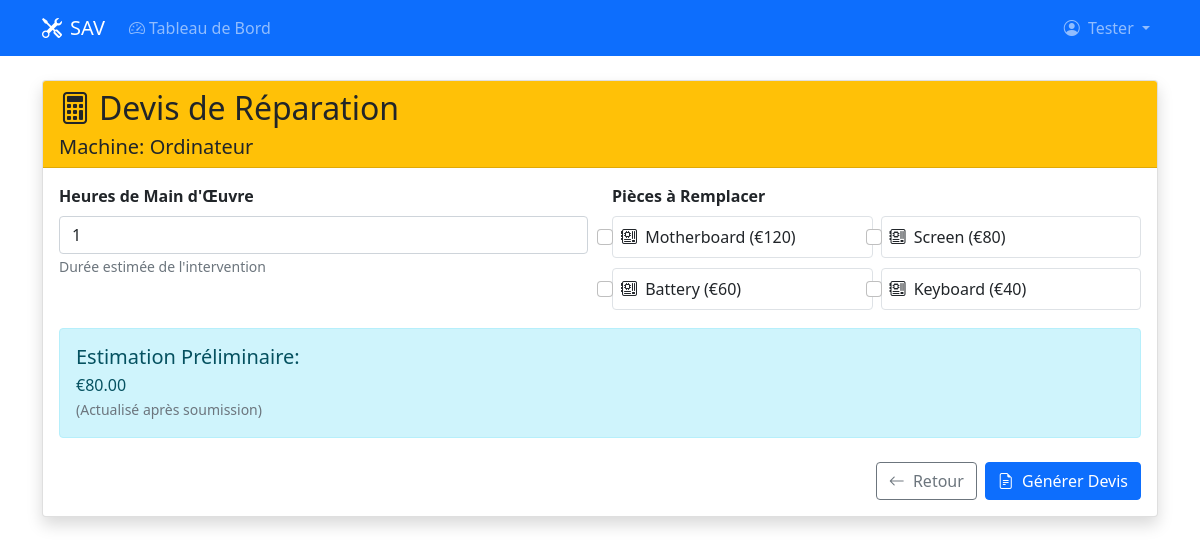
The app's page /technicien/demande/1/prix/ (signed in) with its own data.
### Appli_SAV/models.py (models this page shows, shortened)
class CustomUser(AbstractUser):
    num_tele = models.CharField(max_length=15, blank=True, null=True)

class DemandeReparation(models.Model):
    machine = models.ForeignKey(Machine, on_delete=models.CASCADE, related_name='demandes')
    description = models.TextField()
    date_creation = models.DateTimeField(auto_now_add=True)
    date_validation = models.DateTimeField(null=True, blank=True)
    prix = models.DecimalField(max_digits=10, decimal_places=2, null=True, blank=True)

class Machine(models.Model):
    client = models.ForeignKey(Client, on_delete=models.CASCADE, related_name='machines')
    machine_type = models.CharField(  # Renamed from 'type' for clarity
        max_length=20,
        choices=[
            ('ordinateur', 'Ordinateur'),
            ('imprimante', 'Imprimante'),
            ('serveur', 'Serveur')
        ],
        default='ordinateur'
    )

### Appli_SAV/views.py (the view)
# urls.py: path('technicien/demande/<int:demande_id>/prix/', views.calculer_prix, name='calculer_prix'),
@login_required
def calculer_prix(request, demande_id):
    if not hasattr(request.user, 'technicien_profile'):
        messages.error(request, "Accès réservé aux techniciens")
        return redirect('login')
    technicien = request.user.technicien_profile
    demande = get_object_or_404(DemandeReparation, id=demande_id)
    if request.method == 'POST':
        form = PriceCalculationForm(request.POST)
        if form.is_valid():
            prix = technicien.donner_prix(
                machine_type=demande.machine.machine_type,
                temps_intervention=form.cleaned_data['hours_needed'],
                pieces_remplacees=form.cleaned_data['parts_needed']
            )
            demande.prix = prix
            demande.save()
            return render(request, 'technicien/prix.html', {
                'price': prix,
                'demande': demande
            })
    else:
        form = PriceCalculationForm()
    return render(request, 'technicien/prix.html', {
        'form': form,
        'demande': demande
    })

### Appli_SAV/forms.py
class PriceCalculationForm(forms.Form):
    hours_needed = forms.FloatField(
        min_value=0.5,
        max_value=24,
        widget=forms.NumberInput(attrs={
            'step': '0.5',
            'class': 'form-control',
            'placeholder': 'Estimated repair time in hours'
        }),
        label='Labor Hours Required'
    )
    PARTS_CHOICES = [
        ('carte_mere', 'Motherboard (€120)'),
        ('ecran', 'Screen (€80)'),
        ('batterie', 'Battery (€60)'),
        ('clavier', 'Keyboard (€40)'),
    ]
    parts_needed = forms.MultipleChoiceField(
        choices=PARTS_CHOICES,
        widget=forms.CheckboxSelectMultiple(attrs={
            'class': 'form-check-input'
        }),
        label='Replacement Parts',
        required=False
    )

### Appli_SAV/templates/technicien/prix.html (shortened to what this page needs)
{% extends 'base.html' %}
{% block content %}
<div class="container mt-4">
    <div class="card shadow">
        <div class="card-header bg-warning text-dark">
            <h2><i class="bi bi-calculator me-2"></i>Devis de Réparation</h2>
            <h5 class="mb-0">Machine: {{ demande.machine.get_machine_type_display }}</h5>
        </div>
        <div class="card-body">
            <form id="priceForm" method="post">
                <div class="row">
                    <div class="col-md-6 mb-3">
                        <label class="form-label fw-bold">Heures de Main d'Œuvre</label>
                        <input type="number" name="hours_needed" class="form-control"
                               min="0.5" max="24" step="0.5" value="{{ form.hours_needed.value|default:'1' }}" required>
                        <small class="text-muted">Durée estimée de l'intervention</small>
                    </div>
                    <div class="col-md-6 mb-3">
                        <label class="form-label fw-bold">Pièces à Remplacer</label>
                        <div class="parts-grid">
                            {% for part in form.parts_needed %}
                            <div class="form-check part-card">
                                <input class="form-check-input" type="checkbox"
                                       name="parts_needed" value="{{ part.data.value }}"
                                       id="part{{ forloop.counter }}">
                                <label class="form-check-label" for="part{{ forloop.counter }}">
                                    <i class="bi bi-motherboard me-1"></i> {{ part.choice_label }}
                                </label>
                            </div>
                            {% endfor %}
                        </div>
                    </div>
                </div>
                <div class="alert alert-info mb-4">
                    <h5 class="mb-1">Estimation Préliminaire:</h5>
                    <div id="pricePreview">€--.--</div>
                    <small class="text-muted">(Actualisé après soumission)</small>
                </div>
                <div class="d-flex justify-content-end gap-2">
                    <a href="{% url 'technicien_dashboard' %}" class="btn btn-outline-secondary">
                        <i class="bi bi-arrow-left me-1"></i> Retour
                    </a>
                    <button type="submit" class="btn btn-primary">
                        <i class="bi bi-file-earmark-text me-1"></i> Générer Devis
                    </button>
                </div>
            </form>
        </div>
    </div>
</div>
{% endblock %}

### Appli_SAV/templates/base.html (shortened to what this page needs)
<!DOCTYPE html>
<html lang="fr">
<head>
    <link href="https://cdn.jsdelivr.net/npm/bootstrap@5.1.3/dist/css/bootstrap.min.css" rel="stylesheet">
    <link rel="stylesheet" href="https://cdn.jsdelivr.net/npm/bootstrap-icons@1.8.1/font/bootstrap-icons.css">
</head>
<body>
    {% if user.is_authenticated %}
    <nav class="navbar navbar-expand-lg navbar-dark bg-primary mb-4">
        <div class="container">
            <a class="navbar-brand" href="{% url 'root_redirect' %}">
                <i class="bi bi-tools me-2"></i>SAV
            </a>
            <div class="collapse navbar-collapse" id="navbarNav">
                <ul class="navbar-nav me-auto">
                    {% if user.client_profile %}
                    <li class="nav-item">
                        <a class="nav-link" href="{% url 'client_dashboard' %}">
                            <i class="bi bi-speedometer2 me-1"></i>Tableau de Bord
                        </a>
                    </li>
                    {% elif user.technicien_profile %}
                    <li class="nav-item">
                        <a class="nav-link" href="{% url 'technicien_dashboard' %}">
                            <i class="bi bi-speedometer2 me-1"></i>Tableau de Bord
                        </a>
                    </li>
                    {% endif %}
                </ul>
                <div class="navbar-nav">
                    <div class="nav-item dropdown">
                        <a class="nav-link dropdown-toggle" href="#" id="navbarDropdown" role="button"
                           data-bs-toggle="dropdown" aria-expanded="false">
                            <i class="bi bi-person-circle me-1"></i>
                            {% if user.get_full_name %}
                                {{ user.get_full_name }}
                            {% else %}
                                {{ user.username }}
                            {% endif %}
                        </a>
                    </div>
                </div>
            </div>
        </div>
    </nav>
    {% endif %}
    {% block content %}{% endblock %}
</body>
</html>

### Appli_SAV/templates/technicien/prix.html (style rules this page uses)
.parts-grid { display: grid; grid-template-columns: repeat(2, 1fr); gap: 0.5rem; }
.part-card { border: 1px solid #dee2e6; padding: 0.5rem; border-radius: 0.25rem; }

### records on screen
CustomUser: username "Tester"
DemandeReparation: machine.machine_type "Ordinateur"

### other values on screen
{{ part.choice_label }} "Motherboard (€120)" "Screen (€80)" "Battery (€60)" "Keyboard (€40)"
